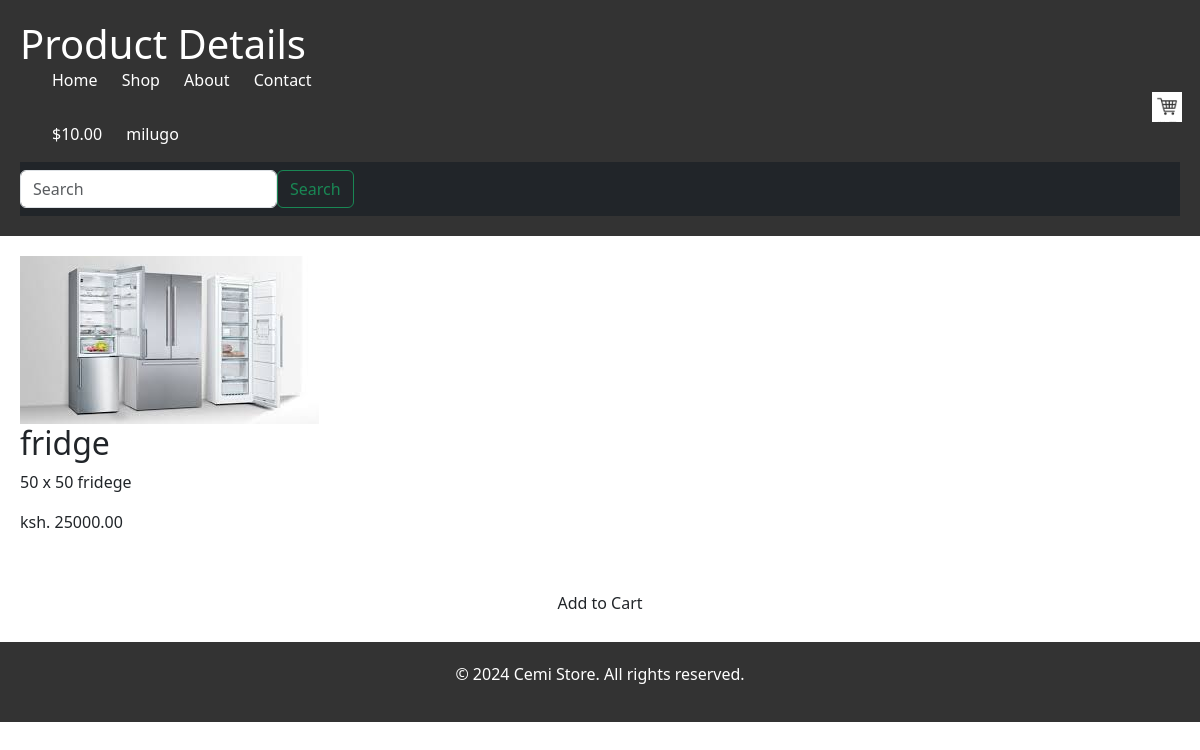
Page /details/1/ on the committed database.
### store/models.py (models this page shows, shortened)
class user(models.Model):
    name = models.CharField(max_length=100)
    email = models.EmailField()
    password = models.CharField(max_length=100)
    created_at = models.DateTimeField(auto_now_add=True)
    updated_at = models.DateTimeField(auto_now=True)
    spent = models.DecimalField(max_digits=10, decimal_places=2, default=0.00)
    balance = models.DecimalField(max_digits=10, decimal_places=2, default=0.00)

class items(models.Model):
    name = models.CharField(max_length=100)
    description = models.TextField()
    price = models.DecimalField(max_digits=10, decimal_places=2)
    store = models.ForeignKey(Store, on_delete=models.CASCADE)
    created_at = models.DateTimeField(auto_now_add=True)
    updated_at = models.DateTimeField(auto_now=True)
    discount = models.DecimalField(max_digits=10, decimal_places=2, default=0.00)
    percentage_discount = models.DecimalField(max_digits=5, decimal_places=2, default=0.00)
    images = models.ImageField(null= True, upload_to='static/', default='fridge.jpg')

### store/views.py (the view)
# urls.py: path('details/<int:item_id>/', views.details, name='details'),
def details(request, item_id):
    item = get_object_or_404(items, pk=item_id)
    user_page = user.objects.all()
    store_page = Store.objects.all()
    items_page = items.objects.all()
    context = {
        'user_page': user_page,
        'store_page': store_page,
        'items_page': items_page,
        'item': item,
    }
    return render(request, 'details.html', context)

### store/context_processors.py (called while the page is built)
def cart(request):
    cart_obj = Cart(request)
    return {'cart': cart_obj}

### store/templates/details.html (shortened to what this page needs)
{% extends 'base.html' %}
{% load static %}
{% block heading %}Product Details{% endblock %}
{% block content %}
<div class="product-details">
    <img src="{{ item.images.url }}" alt="{{ item.name }}">
    <h2>{{ item.name }}</h2>
    <p>{{ item.description }}</p>
    <p class="price">ksh. {{ item.price }}</p>
    <form method="post" action="{% url 'add_to_cart' item.id %}">
        <button type="submit" class="btn">Add to Cart</button>
    </form>
</div>
{% endblock %}

### store/templates/base.html (shortened to what this page needs)
{% load static %}
<!DOCTYPE html>
<html lang="en">
<head>
    <link rel="stylesheet" href="{% static 'home.css' %}">
    <link rel="stylesheet" href="//cdn.jsdelivr.net/npm/bootstrap@5.3.2/dist/css/bootstrap.min.css">
</head>
<body>
    <header>
        <h1>{% block heading %}{% endblock %}</h1>
        <nav>
            <ul>
                <li><a href="/">Home</a></li>
                <li><a href="#">Shop</a></li>
                <li><a href="#">About</a></li>
                <li><a href="#">Contact</a></li>
                <li><a href="{% url 'cart' %}"><img src="{% static 'cart.png' %}" alt="Shopping Cart"></a></li>
                {% for users in user_page %}
                <li><a href='#'> ${{ users.balance }}</a></li>
                <li><a href='#'> {{ users.name }} </a></li>
                {% endfor %}
        </ul>
    </nav>
    <nav class="navbar navbar-expand-lg navbar-dark bg-dark">
    <form class="form-inline my-2 my-lg-0">
      <input class="form-control mr-sm-2" type="search" placeholder="Search" aria-label="Search">
      <button class="btn btn-outline-success my-2 my-sm-0" type="submit">Search</button>
    </form>
</nav>
    </header>
    <main>
        {% block content %}{% endblock %}
    </main>
    <footer>
        <p>&copy; {% now "Y" %} Cemi Store. All rights reserved.</p>
    </footer>
</body>
</html>

### static/home.css (style rules this page uses)
* { margin: 0; padding: 0; box-sizing: border-box; }
header img { width: 30px; margin-left: 1100px; }
body { font-family: Arial, sans-serif; }
header { background-color: #333; color: #fff; padding: 20px; }
header h1 { margin: 0; }
nav ul { list-style-type: none; }
nav ul li { display: inline; margin-right: 20px; }
nav ul li a { color: #fff; text-decoration: none; }
main { padding: 20px; }
.btn { display: inline-block; background-color: #333; color: #fff; padding: 10px 20px; text-decoration: none; border-radius: 5px; }
footer { background-color: #333; color: #fff; text-align: center; padding: 20px; }
form { display: flex; justify-content: center; align-items: center; margin-top: 50px; }

### rows in the picture
user: balance "10.00", name "milugo"
items: images (picture), name "fridge", description "50 x 50 fridege", price "25000.00"
